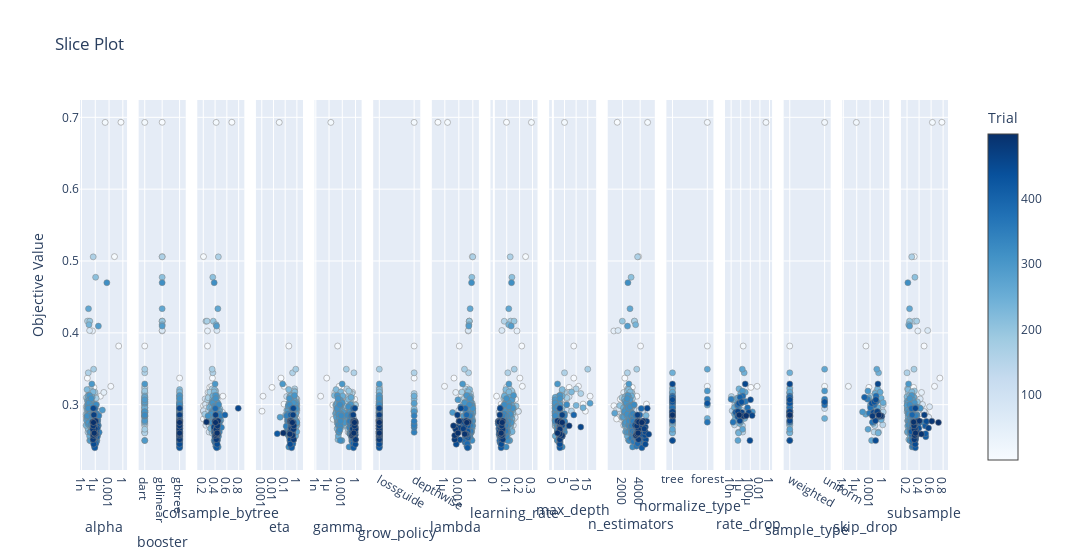

Here is the notebook cell this chart was saved with:
### Code cell
plot_slice(study)

### Figure 1 — Plotly figure (JSON) as saved in the notebook; plotly's stock layout.template omitted (floating-point values rounded to 4 significant figures; data arrays with more than 128 entries replaced by an {"elided": "..."} marker saying what was removed)
{"data": [{"marker": {"color": {"elided": "292 int values"}, "colorbar": {"title": {"text": "Trial"}, "x": 1, "xpad": 40}, "colorscale": [[0, "rgb(247,251,255)"], [0.125, "rgb(222,235,247)"], [0.25, "rgb(198,219,239)"], [0.375, "rgb(158,202,225)"], [0.5, "rgb(107,174,214)"], [0.625, "rgb(66,146,198)"], [0.75, "rgb(33,113,181)"], [0.875, "rgb(8,81,156)"], [1, "rgb(8,48,107)"]], "line": {"color": "Grey", "width": 0.5}, "showscale": true}, "mode": "markers", "showlegend": false, "type": "scatter", "x": {"elided": "292 float values"}, "xaxis": "x", "y": {"elided": "292 float values"}, "yaxis": "y"}, {"marker": {"color": {"elided": "292 int values"}, "colorbar": {"title": {"text": "Trial"}, "x": 1, "xpad": 40}, "colorscale": [[0, "rgb(247,251,255)"], [0.125, "rgb(222,235,247)"], [0.25, "rgb(198,219,239)"], [0.375, "rgb(158,202,225)"], [0.5, "rgb(107,174,214)"], [0.625, "rgb(66,146,198)"], [0.75, "rgb(33,113,181)"], [0.875, "rgb(8,81,156)"], [1, "rgb(8,48,107)"]], "line": {"color": "Grey", "width": 0.5}, "showscale": false}, "mode": "markers", "showlegend": false, "type": "scatter", "x": {"elided": "292 str values"}, "xaxis": "x2", "y": {"elided": "292 float values"}, "yaxis": "y2"}, {"marker": {"color": {"elided": "292 int values"}, "colorbar": {"title": {"text": "Trial"}, "x": 1, "xpad": 40}, "colorscale": [[0, "rgb(247,251,255)"], [0.125, "rgb(222,235,247)"], [0.25, "rgb(198,219,239)"], [0.375, "rgb(158,202,225)"], [0.5, "rgb(107,174,214)"], [0.625, "rgb(66,146,198)"], [0.75, "rgb(33,113,181)"], [0.875, "rgb(8,81,156)"], [1, "rgb(8,48,107)"]], "line": {"color": "Grey", "width": 0.5}, "showscale": false}, "mode": "markers", "showlegend": false, "type": "scatter", "x": {"elided": "292 float values"}, "xaxis": "x3", "y": {"elided": "292 float values"}, "yaxis": "y3"}, {"marker": {"color": {"elided": "279 int values"}, "colorbar": {"title": {"text": "Trial"}, "x": 1, "xpad": 40}, "colorscale": [[0, "rgb(247,251,255)"], [0.125, "rgb(222,235,247)"], [0.25, "rgb(198,219,239)"], [0.375, "rgb(158,202,225)"], [0.5, "rgb(107,174,214)"], [0.625, "rgb(66,146,198)"], [0.75, "rgb(33,113,181)"], [0.875, "rgb(8,81,156)"], [1, "rgb(8,48,107)"]], "line": {"color": "Grey", "width": 0.5}, "showscale": false}, "mode": "markers", "showlegend": false, "type": "scatter", "x": {"elided": "279 float values"}, "xaxis": "x4", "y": {"elided": "279 float values"}, "yaxis": "y4"}, {"marker": {"color": {"elided": "279 int values"}, "colorbar": {"title": {"text": "Trial"}, "x": 1, "xpad": 40}, "colorscale": [[0, "rgb(247,251,255)"], [0.125, "rgb(222,235,247)"], [0.25, "rgb(198,219,239)"], [0.375, "rgb(158,202,225)"], [0.5, "rgb(107,174,214)"], [0.625, "rgb(66,146,198)"], [0.75, "rgb(33,113,181)"], [0.875, "rgb(8,81,156)"], [1, "rgb(8,48,107)"]], "line": {"color": "Grey", "width": 0.5}, "showscale": false}, "mode": "markers", "showlegend": false, "type": "scatter", "x": {"elided": "279 float values"}, "xaxis": "x5", "y": {"elided": "279 float values"}, "yaxis": "y5"}, {"marker": {"color": {"elided": "279 int values"}, "colorbar": {"title": {"text": "Trial"}, "x": 1, "xpad": 40}, "colorscale": [[0, "rgb(247,251,255)"], [0.125, "rgb(222,235,247)"], [0.25, "rgb(198,219,239)"], [0.375, "rgb(158,202,225)"], [0.5, "rgb(107,174,214)"], [0.625, "rgb(66,146,198)"], [0.75, "rgb(33,113,181)"], [0.875, "rgb(8,81,156)"], [1, "rgb(8,48,107)"]], "line": {"color": "Grey", "width": 0.5}, "showscale": false}, "mode": "markers", "showlegend": false, "type": "scatter", "x": {"elided": "279 str values"}, "xaxis": "x6", "y": {"elided": "279 float values"}, "yaxis": "y6"}, {"marker": {"color": {"elided": "292 int values"}, "colorbar": {"title": {"text": "Trial"}, "x": 1, "xpad": 40}, "colorscale": [[0, "rgb(247,251,255)"], [0.125, "rgb(222,235,247)"], [0.25, "rgb(198,219,239)"], [0.375, "rgb(158,202,225)"], [0.5, "rgb(107,174,214)"], [0.625, "rgb(66,146,198)"], [0.75, "rgb(33,113,181)"], [0.875, "rgb(8,81,156)"], [1, "rgb(8,48,107)"]], "line": {"color": "Grey", "width": 0.5}, "showscale": false}, "mode": "markers", "showlegend": false, "type": "scatter", "x": {"elided": "292 float values"}, "xaxis": "x7", "y": {"elided": "292 float values"}, "yaxis": "y7"}, {"marker": {"color": {"elided": "292 int values"}, "colorbar": {"title": {"text": "Trial"}, "x": 1, "xpad": 40}, "colorscale": [[0, "rgb(247,251,255)"], [0.125, "rgb(222,235,247)"], [0.25, "rgb(198,219,239)"], [0.375, "rgb(158,202,225)"], [0.5, "rgb(107,174,214)"], [0.625, "rgb(66,146,198)"], [0.75, "rgb(33,113,181)"], [0.875, "rgb(8,81,156)"], [1, "rgb(8,48,107)"]], "line": {"color": "Grey", "width": 0.5}, "showscale": false}, "mode": "markers", "showlegend": false, "type": "scatter", "x": {"elided": "292 float values"}, "xaxis": "x8", "y": {"elided": "292 float values"}, "yaxis": "y8"}, {"marker": {"color": {"elided": "279 int values"}, "colorbar": {"title": {"text": "Trial"}, "x": 1, "xpad": 40}, "colorscale": [[0, "rgb(247,251,255)"], [0.125, "rgb(222,235,247)"], [0.25, "rgb(198,219,239)"], [0.375, "rgb(158,202,225)"], [0.5, "rgb(107,174,214)"], [0.625, "rgb(66,146,198)"], [0.75, "rgb(33,113,181)"], [0.875, "rgb(8,81,156)"], [1, "rgb(8,48,107)"]], "line": {"color": "Grey", "width": 0.5}, "showscale": false}, "mode": "markers", "showlegend": false, "type": "scatter", "x": {"elided": "279 int values"}, "xaxis": "x9", "y": {"elided": "279 float values"}, "yaxis": "y9"}, {"marker": {"color": {"elided": "292 int values"}, "colorbar": {"title": {"text": "Trial"}, "x": 1, "xpad": 40}, "colorscale": [[0, "rgb(247,251,255)"], [0.125, "rgb(222,235,247)"], [0.25, "rgb(198,219,239)"], [0.375, "rgb(158,202,225)"], [0.5, "rgb(107,174,214)"], [0.625, "rgb(66,146,198)"], [0.75, "rgb(33,113,181)"], [0.875, "rgb(8,81,156)"], [1, "rgb(8,48,107)"]], "line": {"color": "Grey", "width": 0.5}, "showscale": false}, "mode": "markers", "showlegend": false, "type": "scatter", "x": {"elided": "292 int values"}, "xaxis": "x10", "y": {"elided": "292 float values"}, "yaxis": "y10"}, {"marker": {"color": [1, 7, 10, 11, 84, 96, 97, 98, 99, 100, 101, 102, 103, 104, 105, 106, 155, 157, 158, 159, 160, 161, 162, 163, 165, 166, 167, 168, 169, 170, 172, 173, 174, 175, 176, 177, 178, 179, 180, 196, 199, 206, 208, 209, 230, 238, 239, 241, 247, 249, 251, 266, 274, 276, 284, 286, 295, 296, 297, 298, 299, 300, 302, 305, 307, 315, 325, 328], "colorbar": {"title": {"text": "Trial"}, "x": 1, "xpad": 40}, "colorscale": [[0, "rgb(247,251,255)"], [0.125, "rgb(222,235,247)"], [0.25, "rgb(198,219,239)"], [0.375, "rgb(158,202,225)"], [0.5, "rgb(107,174,214)"], [0.625, "rgb(66,146,198)"], [0.75, "rgb(33,113,181)"], [0.875, "rgb(8,81,156)"], [1, "rgb(8,48,107)"]], "line": {"color": "Grey", "width": 0.5}, "showscale": false}, "mode": "markers", "showlegend": false, "type": "scatter", "x": ["tree", "forest", "forest", "forest", "tree", "tree", "tree", "tree", "tree", "tree", "tree", "tree", "tree", "tree", "tree", "tree", "tree", "tree", "tree", "tree", "tree", "tree", "tree", "forest", "tree", "tree", "tree", "tree", "tree", "tree", "tree", "tree", "tree", "forest", "tree", "tree", "forest", "tree", "tree", "forest", "tree", "tree", "tree", "tree", "forest", "tree", "tree", "forest", "tree", "tree", "tree", "tree", "tree", "tree", "forest", "tree", "tree", "tree", "tree", "tree", "tree", "tree", "tree", "tree", "tree", "tree", "tree", "tree"], "xaxis": "x11", "y": [0.3241, 0.3816, 0.6929, 0.3256, 0.2946, 0.2719, 0.3001, 0.2915, 0.2619, 0.2708, 0.3173, 0.2921, 0.2835, 0.3113, 0.2922, 0.2898, 0.2911, 0.2617, 0.2606, 0.322, 0.2885, 0.3443, 0.2738, 0.2809, 0.3155, 0.2791, 0.3063, 0.3067, 0.309, 0.2961, 0.3028, 0.3097, 0.3174, 0.3494, 0.2763, 0.2503, 0.2994, 0.2867, 0.2658, 0.3191, 0.2899, 0.3038, 0.2961, 0.3016, 0.3077, 0.3043, 0.2882, 0.2757, 0.2995, 0.2957, 0.3121, 0.3102, 0.2896, 0.2831, 0.3019, 0.3038, 0.25, 0.3069, 0.289, 0.2839, 0.2775, 0.3289, 0.2848, 0.2893, 0.2904, 0.2843, 0.2847, 0.2856], "yaxis": "y11"}, {"marker": {"color": [1, 7, 10, 11, 84, 96, 97, 98, 99, 100, 101, 102, 103, 104, 105, 106, 155, 157, 158, 159, 160, 161, 162, 163, 165, 166, 167, 168, 169, 170, 172, 173, 174, 175, 176, 177, 178, 179, 180, 196, 199, 206, 208, 209, 230, 238, 239, 241, 247, 249, 251, 266, 274, 276, 284, 286, 295, 296, 297, 298, 299, 300, 302, 305, 307, 315, 325, 328], "colorbar": {"title": {"text": "Trial"}, "x": 1, "xpad": 40}, "colorscale": [[0, "rgb(247,251,255)"], [0.125, "rgb(222,235,247)"], [0.25, "rgb(198,219,239)"], [0.375, "rgb(158,202,225)"], [0.5, "rgb(107,174,214)"], [0.625, "rgb(66,146,198)"], [0.75, "rgb(33,113,181)"], [0.875, "rgb(8,81,156)"], [1, "rgb(8,48,107)"]], "line": {"color": "Grey", "width": 0.5}, "showscale": false}, "mode": "markers", "showlegend": false, "type": "scatter", "x": [0.00013, 3.272e-06, 0.1846, 0.002633, 1.325e-07, 4.95e-08, 5.974e-08, 1.662e-08, 2.683e-06, 2.365e-06, 1.861e-06, 1.682e-06, 6.38e-07, 1.161e-08, 1.994e-05, 1.487e-07, 2.631e-05, 3.448e-07, 3.635e-07, 4.293e-07, 3.809e-07, 5.255e-06, 5.591e-07, 6.499e-06, 9.859e-07, 5.788e-08, 1.351e-07, 2.679e-08, 1.91e-07, 4.761e-08, 1.011e-06, 3.373e-07, 8.738e-06, 2.137e-06, 1.054e-06, 2.638e-07, 1.554e-07, 5.103e-08, 2.469e-06, 2.314e-06, 0.0002681, 4.039e-06, 3.748e-07, 9.849e-07, 1e-08, 1.014e-05, 1.078e-07, 2.524e-08, 2.323e-07, 2.622e-05, 2.837e-06, 7.36e-07, 8.858e-08, 2.432e-07, 4.445e-07, 1.505e-06, 8.277e-05, 0.0001085, 4.745e-05, 4.425e-06, 6.591e-07, 8.746e-06, 0.0002361, 1.686e-06, 2.539e-07, 3.566e-06, 1.35e-05, 4.811e-07], "xaxis": "x12", "y": [0.3241, 0.3816, 0.6929, 0.3256, 0.2946, 0.2719, 0.3001, 0.2915, 0.2619, 0.2708, 0.3173, 0.2921, 0.2835, 0.3113, 0.2922, 0.2898, 0.2911, 0.2617, 0.2606, 0.322, 0.2885, 0.3443, 0.2738, 0.2809, 0.3155, 0.2791, 0.3063, 0.3067, 0.309, 0.2961, 0.3028, 0.3097, 0.3174, 0.3494, 0.2763, 0.2503, 0.2994, 0.2867, 0.2658, 0.3191, 0.2899, 0.3038, 0.2961, 0.3016, 0.3077, 0.3043, 0.2882, 0.2757, 0.2995, 0.2957, 0.3121, 0.3102, 0.2896, 0.2831, 0.3019, 0.3038, 0.25, 0.3069, 0.289, 0.2839, 0.2775, 0.3289, 0.2848, 0.2893, 0.2904, 0.2843, 0.2847, 0.2856], "yaxis": "y12"}, {"marker": {"color": [1, 7, 10, 11, 84, 96, 97, 98, 99, 100, 101, 102, 103, 104, 105, 106, 155, 157, 158, 159, 160, 161, 162, 163, 165, 166, 167, 168, 169, 170, 172, 173, 174, 175, 176, 177, 178, 179, 180, 196, 199, 206, 208, 209, 230, 238, 239, 241, 247, 249, 251, 266, 274, 276, 284, 286, 295, 296, 297, 298, 299, 300, 302, 305, 307, 315, 325, 328], "colorbar": {"title": {"text": "Trial"}, "x": 1, "xpad": 40}, "colorscale": [[0, "rgb(247,251,255)"], [0.125, "rgb(222,235,247)"], [0.25, "rgb(198,219,239)"], [0.375, "rgb(158,202,225)"], [0.5, "rgb(107,174,214)"], [0.625, "rgb(66,146,198)"], [0.75, "rgb(33,113,181)"], [0.875, "rgb(8,81,156)"], [1, "rgb(8,48,107)"]], "line": {"color": "Grey", "width": 0.5}, "showscale": false}, "mode": "markers", "showlegend": false, "type": "scatter", "x": ["weighted", "weighted", "uniform", "uniform", "uniform", "weighted", "weighted", "weighted", "weighted", "weighted", "weighted", "weighted", "weighted", "weighted", "weighted", "weighted", "weighted", "weighted", "weighted", "weighted", "weighted", "weighted", "weighted", "uniform", "weighted", "weighted", "weighted", "weighted", "weighted", "weighted", "weighted", "weighted", "weighted", "uniform", "weighted", "weighted", "weighted", "weighted", "weighted", "uniform", "weighted", "uniform", "weighted", "weighted", "uniform", "weighted", "weighted", "weighted", "uniform", "weighted", "weighted", "weighted", "weighted", "weighted", "weighted", "uniform", "weighted", "weighted", "weighted", "weighted", "weighted", "weighted", "weighted", "weighted", "weighted", "weighted", "weighted", "weighted"], "xaxis": "x13", "y": [0.3241, 0.3816, 0.6929, 0.3256, 0.2946, 0.2719, 0.3001, 0.2915, 0.2619, 0.2708, 0.3173, 0.2921, 0.2835, 0.3113, 0.2922, 0.2898, 0.2911, 0.2617, 0.2606, 0.322, 0.2885, 0.3443, 0.2738, 0.2809, 0.3155, 0.2791, 0.3063, 0.3067, 0.309, 0.2961, 0.3028, 0.3097, 0.3174, 0.3494, 0.2763, 0.2503, 0.2994, 0.2867, 0.2658, 0.3191, 0.2899, 0.3038, 0.2961, 0.3016, 0.3077, 0.3043, 0.2882, 0.2757, 0.2995, 0.2957, 0.3121, 0.3102, 0.2896, 0.2831, 0.3019, 0.3038, 0.25, 0.3069, 0.289, 0.2839, 0.2775, 0.3289, 0.2848, 0.2893, 0.2904, 0.2843, 0.2847, 0.2856], "yaxis": "y13"}, {"marker": {"color": [1, 7, 10, 11, 84, 96, 97, 98, 99, 100, 101, 102, 103, 104, 105, 106, 155, 157, 158, 159, 160, 161, 162, 163, 165, 166, 167, 168, 169, 170, 172, 173, 174, 175, 176, 177, 178, 179, 180, 196, 199, 206, 208, 209, 230, 238, 239, 241, 247, 249, 251, 266, 274, 276, 284, 286, 295, 296, 297, 298, 299, 300, 302, 305, 307, 315, 325, 328], "colorbar": {"title": {"text": "Trial"}, "x": 1, "xpad": 40}, "colorscale": [[0, "rgb(247,251,255)"], [0.125, "rgb(222,235,247)"], [0.25, "rgb(198,219,239)"], [0.375, "rgb(158,202,225)"], [0.5, "rgb(107,174,214)"], [0.625, "rgb(66,146,198)"], [0.75, "rgb(33,113,181)"], [0.875, "rgb(8,81,156)"], [1, "rgb(8,48,107)"]], "line": {"color": "Grey", "width": 0.5}, "showscale": false}, "mode": "markers", "showlegend": false, "type": "scatter", "x": [0.0005487, 0.0001171, 8.251e-07, 1.357e-08, 0.3898, 0.7064, 0.9045, 0.01532, 0.00802, 0.01141, 0.01713, 0.01414, 0.09314, 0.001642, 0.07708, 0.8813, 0.001982, 0.07355, 0.06372, 0.04758, 0.004472, 0.08013, 0.00489, 0.1347, 0.01359, 0.3168, 0.1833, 0.0313, 0.3028, 0.05297, 0.8407, 0.0005164, 0.188, 0.03213, 0.006994, 0.002177, 0.001177, 0.0001062, 0.0003462, 0.0003246, 2.029e-05, 0.004714, 0.002229, 0.01073, 0.0002734, 0.02726, 0.000697, 0.003212, 0.008694, 0.0012, 0.02228, 5.53e-05, 0.05662, 0.1017, 0.002387, 0.008798, 0.01739, 0.01957, 0.005823, 0.4384, 0.01573, 0.05825, 0.1136, 0.02689, 0.04259, 0.003547, 0.2492, 0.09356], "xaxis": "x14", "y": [0.3241, 0.3816, 0.6929, 0.3256, 0.2946, 0.2719, 0.3001, 0.2915, 0.2619, 0.2708, 0.3173, 0.2921, 0.2835, 0.3113, 0.2922, 0.2898, 0.2911, 0.2617, 0.2606, 0.322, 0.2885, 0.3443, 0.2738, 0.2809, 0.3155, 0.2791, 0.3063, 0.3067, 0.309, 0.2961, 0.3028, 0.3097, 0.3174, 0.3494, 0.2763, 0.2503, 0.2994, 0.2867, 0.2658, 0.3191, 0.2899, 0.3038, 0.2961, 0.3016, 0.3077, 0.3043, 0.2882, 0.2757, 0.2995, 0.2957, 0.3121, 0.3102, 0.2896, 0.2831, 0.3019, 0.3038, 0.25, 0.3069, 0.289, 0.2839, 0.2775, 0.3289, 0.2848, 0.2893, 0.2904, 0.2843, 0.2847, 0.2856], "yaxis": "y14"}, {"marker": {"color": {"elided": "292 int values"}, "colorbar": {"title": {"text": "Trial"}, "x": 1, "xpad": 40}, "colorscale": [[0, "rgb(247,251,255)"], [0.125, "rgb(222,235,247)"], [0.25, "rgb(198,219,239)"], [0.375, "rgb(158,202,225)"], [0.5, "rgb(107,174,214)"], [0.625, "rgb(66,146,198)"], [0.75, "rgb(33,113,181)"], [0.875, "rgb(8,81,156)"], [1, "rgb(8,48,107)"]], "line": {"color": "Grey", "width": 0.5}, "showscale": false}, "mode": "markers", "showlegend": false, "type": "scatter", "x": {"elided": "292 float values"}, "xaxis": "x15", "y": {"elided": "292 float values"}, "yaxis": "y15"}], "layout": {"title": {"text": "Slice Plot"}, "width": 4500, "xaxis": {"anchor": "y", "domain": [0, 0.05422], "title": {"text": "alpha"}, "type": "log"}, "xaxis10": {"anchor": "y10", "domain": [0.608, 0.6622], "title": {"text": "n_estimators"}}, "xaxis11": {"anchor": "y11", "domain": [0.6756, 0.7298], "title": {"text": "normalize_type"}}, "xaxis12": {"anchor": "y12", "domain": [0.7431, 0.7973], "title": {"text": "rate_drop"}, "type": "log"}, "xaxis13": {"anchor": "y13", "domain": [0.8107, 0.8649], "title": {"text": "sample_type"}}, "xaxis14": {"anchor": "y14", "domain": [0.8782, 0.9324], "title": {"text": "skip_drop"}, "type": "log"}, "xaxis15": {"anchor": "y15", "domain": [0.9458, 1.0], "title": {"text": "subsample"}}, "xaxis2": {"anchor": "y2", "domain": [0.06756, 0.1218], "title": {"text": "booster"}}, "xaxis3": {"anchor": "y3", "domain": [0.1351, 0.1893], "title": {"text": "colsample_bytree"}}, "xaxis4": {"anchor": "y4", "domain": [0.2027, 0.2569], "title": {"text": "eta"}, "type": "log"}, "xaxis5": {"anchor": "y5", "domain": [0.2702, 0.3244], "title": {"text": "gamma"}, "type": "log"}, "xaxis6": {"anchor": "y6", "domain": [0.3378, 0.392], "title": {"text": "grow_policy"}}, "xaxis7": {"anchor": "y7", "domain": [0.4053, 0.4596], "title": {"text": "lambda"}, "type": "log"}, "xaxis8": {"anchor": "y8", "domain": [0.4729, 0.5271], "title": {"text": "learning_rate"}}, "xaxis9": {"anchor": "y9", "domain": [0.5404, 0.5947], "title": {"text": "max_depth"}}, "yaxis": {"anchor": "x", "domain": [0, 1], "title": {"text": "Objective Value"}}, "yaxis10": {"anchor": "x10", "domain": [0, 1], "matches": "y", "showticklabels": false}, "yaxis11": {"anchor": "x11", "domain": [0, 1], "matches": "y", "showticklabels": false}, "yaxis12": {"anchor": "x12", "domain": [0, 1], "matches": "y", "showticklabels": false}, "yaxis13": {"anchor": "x13", "domain": [0, 1], "matches": "y", "showticklabels": false}, "yaxis14": {"anchor": "x14", "domain": [0, 1], "matches": "y", "showticklabels": false}, "yaxis15": {"anchor": "x15", "domain": [0, 1], "matches": "y", "showticklabels": false}, "yaxis2": {"anchor": "x2", "domain": [0, 1], "matches": "y", "showticklabels": false}, "yaxis3": {"anchor": "x3", "domain": [0, 1], "matches": "y", "showticklabels": false}, "yaxis4": {"anchor": "x4", "domain": [0, 1], "matches": "y", "showticklabels": false}, "yaxis5": {"anchor": "x5", "domain": [0, 1], "matches": "y", "showticklabels": false}, "yaxis6": {"anchor": "x6", "domain": [0, 1], "matches": "y", "showticklabels": false}, "yaxis7": {"anchor": "x7", "domain": [0, 1], "matches": "y", "showticklabels": false}, "yaxis8": {"anchor": "x8", "domain": [0, 1], "matches": "y", "showticklabels": false}, "yaxis9": {"anchor": "x9", "domain": [0, 1], "matches": "y", "showticklabels": false}}}
